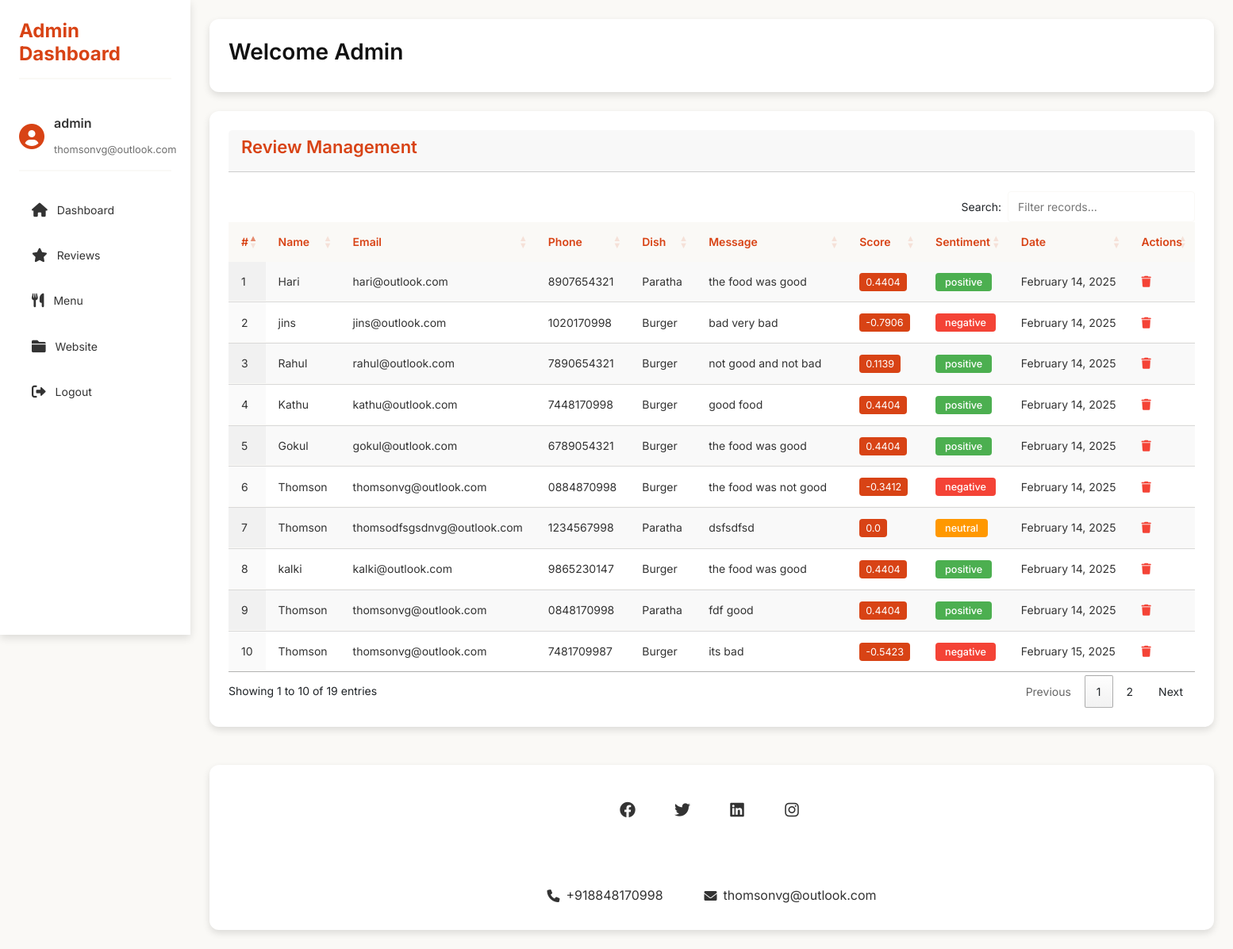
The app's page /superadmin/dashboard/ (signed in) with its own data.
### SuperAdmin/models.py (models this page shows, shortened)
class Feedback(models.Model):
    id = models.AutoField(primary_key=True)
    name = models.CharField(max_length=100)
    email = models.EmailField(blank=True, null=True)  # Email is optional
    phone = models.CharField(max_length=15, blank=True, null=True)
    menu_item = models.ForeignKey(MenuItem, on_delete=models.CASCADE, related_name="feedbacks", null=True, blank=True)
    message = models.TextField()
    review_scores = models.FloatField(null=True, blank=True)
    review_sentiment = models.CharField(max_length=20, null=True, blank=True)
    created_at = models.DateTimeField(auto_now_add=True)
    updated_at = models.DateTimeField(auto_now=True)

class MenuItem(models.Model):
    CATEGORY_CHOICES = [
        ('Main Course', 'Main Course'),
        ('Snacks', 'Snacks'),
        ('Beverages', 'Beverages'),
        ('Desserts', 'Desserts'),
    ]
    name = models.CharField(max_length=100, unique=True)
    description = models.TextField(blank=True, null=True)
    category = models.CharField(max_length=50, choices=CATEGORY_CHOICES)
    price = models.DecimalField(max_digits=6, decimal_places=2)
    is_available = models.BooleanField(default=True)
    image = models.ImageField(upload_to='menu_images/', blank=True, null=True)
    created_at = models.DateTimeField(auto_now_add=True)
    updated_at = models.DateTimeField(auto_now=True)

### SuperAdmin/views.py (the view)
# urls.py: path("dashboard/", views.Dashboard, name="dashboard"),
@login_required
def Dashboard(request):
    feedbacks = Feedback.objects.select_related('menu_item').all()
    sentiment_counts = (
        Feedback.objects.values('review_sentiment')
        .annotate(count=Count('id'))
    )
    feedback_counts = {
        'positive': next((item['count'] for item in sentiment_counts if item['review_sentiment'] == 'positive'), 0),
        'negative': next((item['count'] for item in sentiment_counts if item['review_sentiment'] == 'negative'), 0),
        'neutral': next((item['count'] for item in sentiment_counts if item['review_sentiment'] == 'neutral'), 0),
    }
    return render(request, 'Admin/manage_reviews.html', {
        'feedbacks': feedbacks,
        'feedback_counts': feedback_counts,
    })

### templates/Admin/manage_reviews.html (shortened to what this page needs)
{% extends 'Admin/base.html' %}
{% block extra_css %}
<link rel="stylesheet" href="https://cdn.datatables.net/1.13.6/css/jquery.dataTables.min.css">
<link rel="stylesheet" href="https://cdn.datatables.net/buttons/2.4.1/css/buttons.dataTables.min.css">
<link rel="stylesheet" href="https://cdn.datatables.net/responsive/2.4.1/css/responsive.dataTables.min.css">
{% endblock %}
{% block content %}
<div class="reviews-container">
    <div class="card">
        <div class="card-header">
            <h2>Review Management</h2>
        </div>
        <div class="table-responsive">
            <table id="reviewTable" class="display nowrap" style="width:100%">
                <thead>
                    <tr>
                        <th>#</th>
                        <th>Name</th>
                        <th>Email</th>
                        <th>Phone</th>
                        <th>Dish</th>
                        <th>Message</th>
                        <th>Score</th>
                        <th>Sentiment</th>
                        <th>Date</th>
                        <th>Actions</th>
                    </tr>
                </thead>
                <tbody>
                    {% for feedback in feedbacks %}
                    <tr>
                        <td>{{ forloop.counter }}</td>
                        <td>{{ feedback.name }}</td>
                        <td>{{ feedback.email }}</td>
                        <td>{{ feedback.phone }}</td>
                        <td>{{ feedback.menu_item.name|default:"Not Assigned" }}</td>
                        <td>{{ feedback.message }}</td>
                        <td><span class="score-badge">{{ feedback.review_scores }}</span></td>
                        <td>
                            <span class="sentiment-badge {{ feedback.review_sentiment|lower }}">
                                {{ feedback.review_sentiment }}
                            </span>
                        </td>
                        <td>{{ feedback.created_at|date:"F d, Y" }}</td>
                        <td>
                            <a href="{% url 'delete_feedback' feedback.id %}"
                               class="delete-btn"
                               onclick="return confirm('Are you sure you want to delete this feedback?');">
                                <i class="fas fa-trash"></i>
                            </a>
                        </td>
                    </tr>
                    {% endfor %}
                </tbody>
            </table>
        </div>
    </div>
</div>
{% endblock %}
{% block extra_js %}
<link rel="stylesheet" href="https://cdn.datatables.net/1.13.0/css/jquery.dataTables.min.css">
<link rel="stylesheet" href="https://cdn.datatables.net/buttons/2.4.1/css/buttons.dataTables.min.css">
{% endblock %}

### templates/Admin/base.html (shortened to what this page needs)
<!DOCTYPE html>
<html>
<head>
    {% load static %}
    <link rel="stylesheet" href="{% static 'css/bootstrap.min.css' %}">
    <link rel="stylesheet" href="https://cdn.datatables.net/1.13.6/css/jquery.dataTables.min.css">
    <link rel="stylesheet" href="https://cdn.datatables.net/responsive/2.4.1/css/responsive.dataTables.min.css">
    <link rel="stylesheet" href="https://cdn.datatables.net/buttons/2.4.1/css/buttons.dataTables.min.css">
    <link rel="stylesheet" href="{% static 'css/style.css' %}">
    <link rel="stylesheet" href="https://cdnjs.cloudflare.com/ajax/libs/font-awesome/6.0.0/css/all.min.css">
    {% block extra_css %}{% endblock %}
</head>
<body>
    <div class="sidebar">
        <h2>Admin Dashboard</h2>
        <div class="user-info">
            <div class="user-avatar">
                <i class="fas fa-user-circle"></i>
            </div>
            <div class="user-details">
                <h4>{{ user.username }}</h4>
                <span>{{ user.email }}</span>
            </div>
        </div>
        <ul>
            <li><a href="{% url 'admin_dashboard' %}">
                <i class="fas fa-home"></i>
                <span>Dashboard</span>
            </a></li>
            <li><a href="{% url 'dashboard' %}">
                <i class="fas fa-star"></i>
                <span>Reviews</span>
            </a></li>
            <li><a href="{% url 'menu_list' %}">
                <i class="fas fa-utensils"></i>
                <span>Menu</span>
            </a></li>
            <li><a href="{% url 'home' %}">
                <i class="fa fa-folder" aria-hidden="true"></i>
                <span>Website</span>
            </a></li>
            <li><a href="{% url 'logout' %}">
                <i class="fas fa-sign-out-alt"></i>
                <span>Logout</span>
            </a></li>
         </ul>
    </div>
    <div class="content">
        <div class="header_section">
            <h1>Welcome {{ user.username }}</h1>
        </div>
        {% block content %}{% endblock %}
        <div class="footer_section">
            <div class="container">
                <div class="footer_social_icon">
                    <ul>
                        <li><a href="#"><i class="fab fa-facebook"></i></a></li>
                        <li><a href="#"><i class="fab fa-twitter"></i></a></li>
                        <li><a href="#"><i class="fab fa-linkedin"></i></a></li>
                        <li><a href="#"><i class="fab fa-instagram"></i></a></li>
                    </ul>
                </div>
                <div class="location_text">
                    <ul>
                        <li>
                            <a href="#">
                                <i class="fas fa-phone"></i>
                                <span>+918848170998</span>
                            </a>
                        </li>
                        <li>
                            <a href="#">
                                <i class="fas fa-envelope"></i>
                                <span>thomsonvg@outlook.com</span>
                            </a>
                        </li>
                    </ul>
                </div>
            </div>
        </div>
    </div>
    {% block extra_js %}{% endblock %}
</body>
</html>

### static/css/style.css (style rules this page uses)
* { box-sizing: border-box !important; transition: ease all 0.5s; }
html { scroll-behavior: smooth; }
body { color: #990011; font-size: 14px; font-family: 'Poppins', sans-serif; line-height: 1.80857; font-weight: normal; overflow-x: hidden; }
a { color: #1f1f1f; text-decoration: none !important; outline: none !important; -webkit-transition: all .3s ease-in-out; -moz-transition: all .3s ease-in-out; -ms-transition: all .3s ease-in-out; -o-transition: all .3s ease-in-out; transition: all .3s ease-in-out; }
h1, h2, h3, h4, h5, h6 { letter-spacing: 0; font-weight: normal; position: relative; padding: 0 0 10px 0; font-weight: normal; line-height: normal; color: #111111; margin: 0 }
h1 { font-size: 24px }
h2 { font-size: 22px }
h4 { font-size: 16px }
*, *::after, *::before { -webkit-box-sizing: border-box; -moz-box-sizing: border-box; box-sizing: border-box; }
ul, li, ol { margin: 0px; padding: 0px; list-style: none; }
a { color: #222222; text-decoration: none; outline: none !important; }
a, .btn { text-decoration: none !important; outline: none !important; -webkit-transition: all .3s ease-in-out; -moz-transition: all .3s ease-in-out; -ms-transition: all .3s ease-in-out; -o-transition: all .3s ease-in-out; transition: all .3s ease-in-out; }
.header_section { position: sticky; top: 0; z-index: 1000; background-color:#FCF6F5 ; color: #111111; box-shadow: 0 4px 6px rgba(0, 0, 0, 0.1); }
.footer_section { margin-top: 20px; width: 100%; float: left; height: auto; background-color: #1d1d1d; background-size: 100%; padding: 50px 0px; }
.location_text { width: 100%; margin: 0 auto; text-align: center; padding-top: 50px; }
.location_text ul { margin: 0px; padding: 0px; display: inline-block; }
.location_text li { float: left; font-size: 16px; color: #ffffff; padding: 0px 10px 5px 10px; }
.location_text li a { color: #ffffff; }
.footer_social_icon { width: 100%; margin: 0 auto; text-align: center; }
.footer_social_icon ul { margin: 0px; padding: 0px; display: inline-block; }
.footer_social_icon li { float: left; }
.footer_social_icon li a { float: left; padding: 5px 10px; background-color: #fff; color: #1d1d1d; border-radius: 100%; font-size: 19px; margin-right: 5px; width: 44px; text-align: center; margin-top: 10px; }

### templates/Admin/manage_reviews.html (style rules this page uses)
.reviews-container { padding: 0; }
.card-header { margin-bottom: 24px; }
.card-header h2 { color: var(--primary-color); margin: 0; font-weight: 600; }
.table-responsive { margin: 0 -24px; padding: 0 24px; overflow-x: auto; }
#reviewTable { width: 100% !important; border-collapse: separate; border-spacing: 0; }
#reviewTable thead th { background-color: var(--light-bg); color: var(--primary-color); font-weight: 600; padding: 12px 16px; border: none; }
#reviewTable tbody td { padding: 12px 16px; border-bottom: 1px solid var(--light-bg); color: var(--text-color); }
.score-badge { background-color: var(--primary-color); color: white; padding: 4px 8px; border-radius: 4px; font-size: 0.9em; }
.sentiment-badge { padding: 4px 12px; border-radius: 4px; font-size: 0.9em; font-weight: 500; }
.sentiment-badge.positive { background-color: #4CAF50; color: white; }
.sentiment-badge.negative { background-color: #f44336; color: white; }
.sentiment-badge.neutral { background-color: #FF9800; color: white; }
.delete-btn { color: #f44336; transition: color 0.3s; }

### records on screen
Feedback: name "Hari", email "hari@outlook.com", phone "8907654321", menu_item.name "Paratha", message "the food was good", review_scores "0.4404", review_sentiment "positive", created_at "February 14, 2025"
Feedback: name "jins", email "jins@outlook.com", phone "1020170998", menu_item.name "Burger", message "bad very bad", review_scores "-0.7906", review_sentiment "negative", created_at "February 14, 2025"
Feedback: name "Rahul", email "rahul@outlook.com", phone "7890654321", menu_item.name "Burger", message "not good and not bad", review_scores "0.1139", review_sentiment "positive", created_at "February 14, 2025"
Feedback: name "Kathu", email "kathu@outlook.com", phone "7448170998", menu_item.name "Burger", message "good food", review_scores "0.4404", review_sentiment "positive", created_at "February 14, 2025"
Feedback: name "Gokul", email "gokul@outlook.com", phone "6789054321", menu_item.name "Burger", message "the food was good", review_scores "0.4404", review_sentiment "positive", created_at "February 14, 2025"
Feedback: name "Thomson", email "thomsonvg@outlook.com", phone "0884870998", menu_item.name "Burger", message "the food was not good", review_scores "-0.3412", review_sentiment "negative", created_at "February 14, 2025"
Feedback: name "Thomson", email "thomsodfsgsdnvg@outlook.com", phone "1234567998", menu_item.name "Paratha", message "dsfsdfsd", review_scores "0.0", review_sentiment "neutral", created_at "February 14, 2025"
Feedback: name "kalki", email "kalki@outlook.com", phone "9865230147", menu_item.name "Burger", message "the food was good", review_scores "0.4404", review_sentiment "positive", created_at "February 14, 2025"
Feedback: name "Thomson", email "thomsonvg@outlook.com", phone "0848170998", menu_item.name "Paratha", message "fdf good", review_scores "0.4404", review_sentiment "positive", created_at "February 14, 2025"
Feedback: name "Thomson", email "thomsonvg@outlook.com", phone "7481709987", menu_item.name "Burger", message "its bad", review_scores "-0.5423", review_sentiment "negative", created_at "February 15, 2025"

### other values on screen
{{ user.username }} "admin"
{{ user.email }} "thomsonvg@outlook.com"
{{ user.username }} "Admin"
